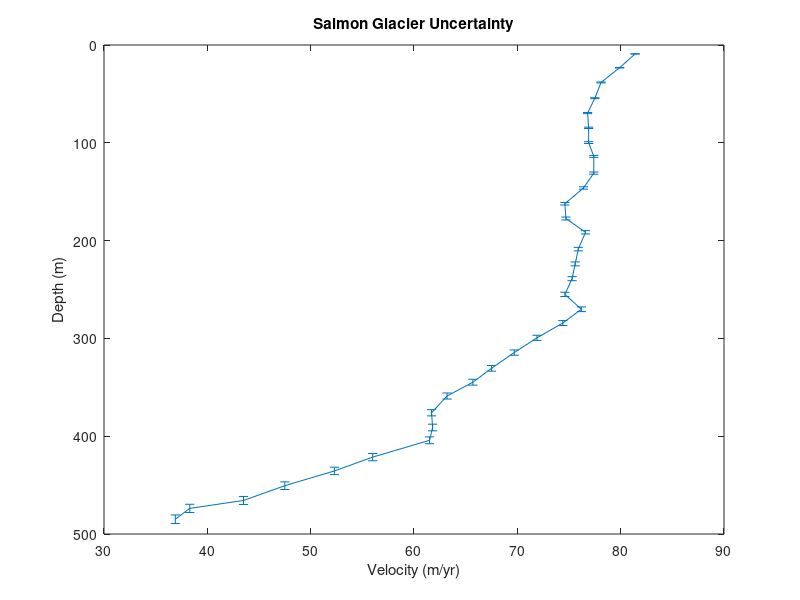

Write the MATLAB code that produced this figure. (Note: this script raises an error after producing the figure.)
% Matty Hill
% ESS311
% Constitutive Laws
% 02 / 14 / 22
% Section AA

% Loading your data
data = load('vel_profile.dat');

% Generating a plot using errorbar
errorbar_plot = errorbar(data(:,2), data(:,1), data(:,3));
set(gca, 'YDir','reverse');
title('Salmon Glacier Uncertainty');
xlabel('Velocity (m/yr)');
ylabel('Depth (m)');

% Establishing constants
rho_ice = 900; % kg/m^3
surf_slope = 2; % degrees
thickness = 500; % m
velocity = data(:,2);
depth = data(:,1);
ice_visc = 1e13; % Pa s
power_law = 3;
yield_stress = 5e4; % Pa

% Calculating each of the velocity profiles
vel_newtonian = newtonian(depth, ice_visc, rho_ice, surf_slope, thickness);
vel_power_no_slip = power_no_slip(depth, power_law, thickness, max(velocity));
vel_power_slip = power_slip(depth, power_law, rho_ice, surf_slope, thickness, min(velocity));
vel_ideal_plastic = ideal_plastic(depth, mean(velocity));
vel_bingham_plastic = bingham_plastic(depth, ice_visc, yield_stress, rho_ice, surf_slope, thickness);

% Generating a plot of all velocity profiles for the inital parameters
plot(vel_newtonian, depth); hold on
plot(vel_power_no_slip, depth); hold on
plot(vel_power_slip, depth); hold on
plot(vel_ideal_plastic, depth); hold on
plot(vel_bingham_plastic, depth); hold on
plot(velocity, depth); hold off
set(gca, 'YDir','reverse');
title('Velocity Profiles for Each Prediction and Observations');
xlabel('Velocity (m/yr)');
ylabel('Depth (m)');
legend('Newtonian', 'Power No Slip', 'Power Slip', 'Ideal Plastic', 'Bingham Plastic', 'Observations', 'Location', 'northwest');

% Adjusting the parameters for optimized fit
ice_visc_newt = 1.5e13; % Pa s
ice_visc_bing = 7e12; % Pa s 7e12
power_law_no_slip = 3.8;
power_law_slip = 3.032;
yield_stress = 5e4; % Pa

% Calculating any new velocity profiles for the optimized fit
vel_newtonian = newtonian(depth, ice_visc_newt, rho_ice, surf_slope, thickness);
vel_power_no_slip = power_no_slip(depth, power_law_no_slip, thickness, max(velocity));
vel_power_slip = power_slip(depth, power_law_slip, rho_ice, surf_slope, thickness, min(velocity));
vel_bingham_plastic = bingham_plastic(depth, ice_visc_bing, yield_stress, rho_ice, surf_slope, thickness);

% Generating a plot of all velocity profiles for the adjusted parameters
figure;
plot(vel_newtonian, depth); hold on
plot(vel_power_no_slip, depth); hold on
plot(vel_power_slip, depth); hold on
plot(vel_ideal_plastic, depth); hold on
plot(vel_bingham_plastic, depth); hold on
plot(velocity, depth); hold off
set(gca, 'YDir','reverse');
title('Velocity Profiles for Each Prediction and Observations');
xlabel('Velocity (m/yr)');
ylabel('Depth (m)');
legend('Newtonian', 'Power No Slip', 'Power Slip', 'Ideal Plastic', 'Bingham Plastic', 'Observations', 'Location', 'northwest');

% Calculating the RMS misfit for each predicted curve
newt_rms = calcRMS(velocity, vel_newtonian);
power_no_rms = calcRMS(velocity, vel_power_no_slip);
power_rms = calcRMS(velocity, vel_power_slip);
ideal_rms = calcRMS(velocity, vel_ideal_plastic);
bing_rms = calcRMS(velocity, vel_bingham_plastic);



